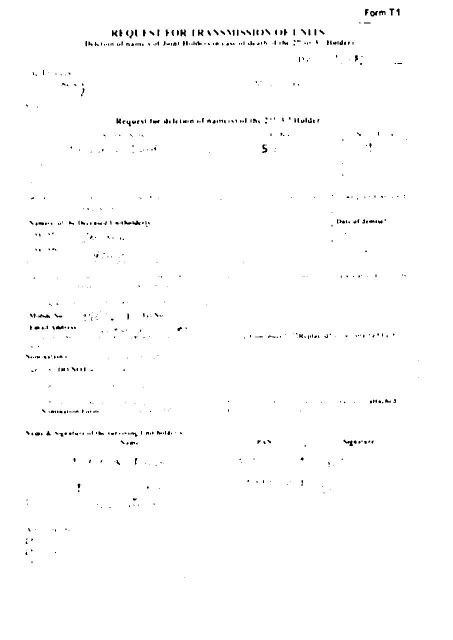
#> input picture ocr/en.jpg, 905 x 1280 px (shown at 1/2 size)
$ jupyter execute --allow-errors ocr.ipynb   (shell and % lines are left out)   (older library calls are emulated)
#> lines starting #> are read from the running program, lines starting #| are printed output that depends on the picture; after the words box and inside, x2 and y2 are one past the last pixel; in counts of white or black regions, pixels touching at a corner belong together
[cell 1]
from PIL import Image
import pytesseract
import argparse
import cv2
import os
import re
import io
import json
import ftfy
from skimage.segmentation import clear_border
from imutils import contours
from IPython.display import Image, display
import imutils
import numpy as np

[cell 2]
pytesseract.pytesseract.tesseract_cmd = r'C:\\Program Files\\Tesseract-OCR\\tesseract.exe'

[cell 3]
from PIL import Image

img = Image.open("en.jpg")
#> img is the input picture: PIL image 905x1280 L; min 0, max 255, mean 252.7

[cell 4]
print(img.format, img.size, img.mode)
#| JPEG (905, 1280) L
img.show()

#> (a cell that did not finish here is left out)

[cell 6]
img = cv2.imread("en.jpg")
#> img: shape (1280, 905, 3); min 0, max 255, mean 252.7

[cell 7]
import cv2
import pytesseract

# Load the image of the bank cheque
cheque_image = cv2.imread('poc1.jpeg')
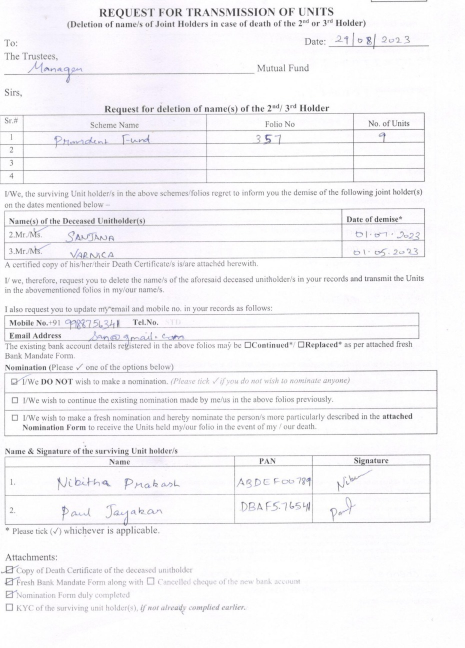
#> input picture ocr/poc1.jpeg, 929 x 1295 px (shown at 1/2 size)
#> cheque_image is the input picture: shape (1295, 929, 3); mean B, G, R 245.8, 243.2, 244.3

# Check if the image was loaded successfully
#> (the rest of this cell did not finish here and is left out)

[cell 8]
import tempfile

import cv2
import numpy as np
from PIL import Image

IMAGE_SIZE = 1800
BINARY_THREHOLD = 180

# [35 lines left out: functions process_image_for_ocr, set_image_dpi, image_smoothening, remove_noise_and_smooth, not called in this run]

[cell 9]
import tempfile
from PIL import Image, ImageFilter

# ...

#im_resized = im.resize(size, Image.ANTIALIAS)  # Use Image.ANTIALIAS from ImageFilter module

import cv2
import numpy as np
from PIL import Image
from IPython.display import Image, display
IMAGE_SIZE = 1800
BINARY_THREHOLD = 180
DPI = 300

def process_image_for_ocr(file_path):
    temp_filename = set_image_dpi(file_path)
    im_new = remove_noise_and_smooth(temp_filename)
    return im_new

def set_image_dpi(file_path):
    im = Image.open(file_path)
    length_x, width_y = im.size
    factor = max(1, int(IMAGE_SIZE / length_x))
    size = factor * length_x, factor * width_y
    im_resized = im.resize(size, Image.LANCZOS)  # Use 'ANTIALIAS' as a string
    temp_file = tempfile.NamedTemporaryFile(delete=False, suffix='.jpg')
    temp_filename = temp_file.name
    im_resized.save(temp_filename, dpi=(DPI, DPI))
    return temp_filename

# The rest of your code...


def image_smoothening(img):
    ret1, th1 = cv2.threshold(img, BINARY_THREHOLD, 255, cv2.THRESH_BINARY)
    ret2, th2 = cv2.threshold(th1, 0, 255, cv2.THRESH_BINARY + cv2.THRESH_OTSU)
    blur = cv2.GaussianBlur(th2, (1, 1), 0)
    ret3, th3 = cv2.threshold(blur, 0, 255, cv2.THRESH_BINARY + cv2.THRESH_OTSU)
    return th3

def remove_noise_and_smooth(file_name):
    img = cv2.imread(file_name, 0)
    filtered = cv2.adaptiveThreshold(img.astype(np.uint8), 255, cv2.ADAPTIVE_THRESH_MEAN_C, cv2.THRESH_BINARY, 41,
                                     3)
    kernel = np.ones((1, 1), np.uint8)
    opening = cv2.morphologyEx(filtered, cv2.MORPH_OPEN, kernel)
    closing = cv2.morphologyEx(opening, cv2.MORPH_CLOSE, kernel)
    img = image_smoothening(img)
    or_image = cv2.bitwise_or(img, closing)
    return or_image

[cell 10]
from PIL import Image

re = process_image_for_ocr('poc1.jpeg')
#> in remove_noise_and_smooth, `filtered = cv2.adaptiveThreshold(img.astype(np.uint8), 255, cv2.ADAPTI..`:
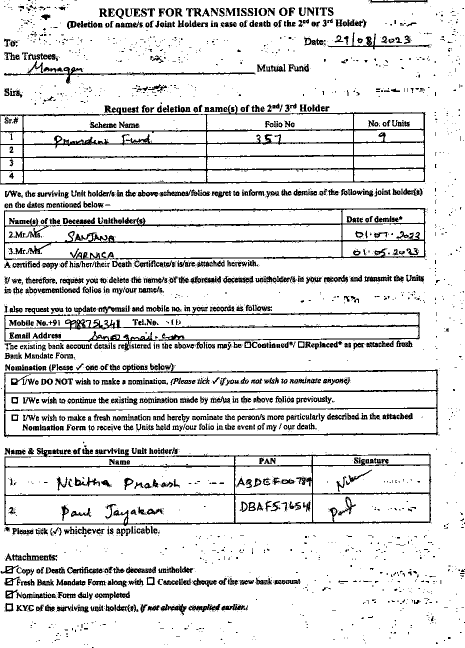
#> filtered: shape (1295, 929) (shown at 1/2 size); 87.7% white; black in thin lines or dots
#> in image_smoothening, `ret1, th1 = cv2.threshold(img, BINARY_THREHOLD, 255, cv2.THRESH_BINARY)`:
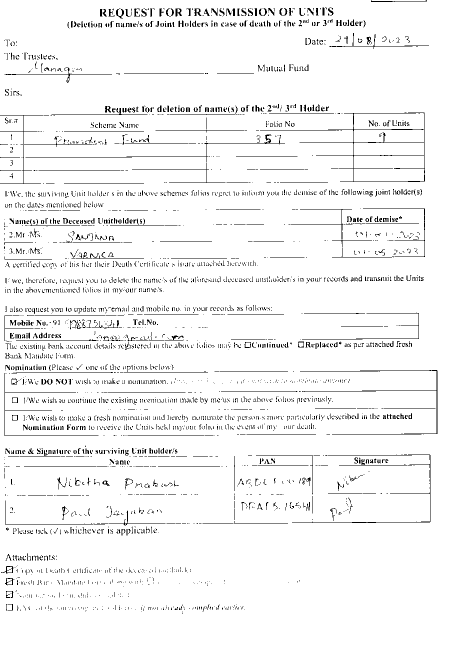
#> th1: shape (1295, 929) (shown at 1/2 size); 95.7% white; black in thin lines or dots, all inside (x1, y1, x2, y2) = (0, 0, 875, 1228)
#> in image_smoothening, `ret1, th1 = cv2.threshold(img, BINARY_THREHOLD, 255, cv2.THRESH_BINARY)`: ret1 = 180
#> in image_smoothening, `ret2, th2 = cv2.threshold(th1, 0, 255, cv2.THRESH_BINARY + cv2.THRESH_..`: ret2 = 0
cv2.imwrite('re.jpg', re)
#> Out = True

[cell 11]
print(re)
#> (printed output is left out)

[cell 12]
from IPython.display import Image, display
Image(filename='re.jpg')

#> (a cell that did not finish here is left out)

[cell 14]
import pytesseract
from PIL import Image, ImageEnhance, ImageFilter
image_name = 'en.jpg'
im = Image.open(image_name)
im = im.filter(ImageFilter.MedianFilter())
#> im: PIL image 905x1280 L
enhancer = ImageEnhance.Contrast(im)
im = enhancer.enhance(2)
im = im.convert('1')
#> im: PIL image 905x1280 1; 99.3% white; 457 black regions (303 under 20 px), largest, box (x1, y1, x2, y2) and area: (740, 22, 756, 33) 105, (361, 59, 372, 72) 103, (687, 880, 706, 892) 102
im.save(image_name)
#> (the rest of this cell did not finish here and is left out)

#> (a cell that did not finish here is left out)

[cell 16]
# [10 lines left out: function set_image_dpi, not called in this run]

image = cv2.imread('poc1.jpeg')
gray = cv2.cvtColor(image, cv2.COLOR_BGR2GRAY)
gray = cv2.GaussianBlur(gray, (5, 5), 0)
edged = cv2.Canny(gray, 10, 50)
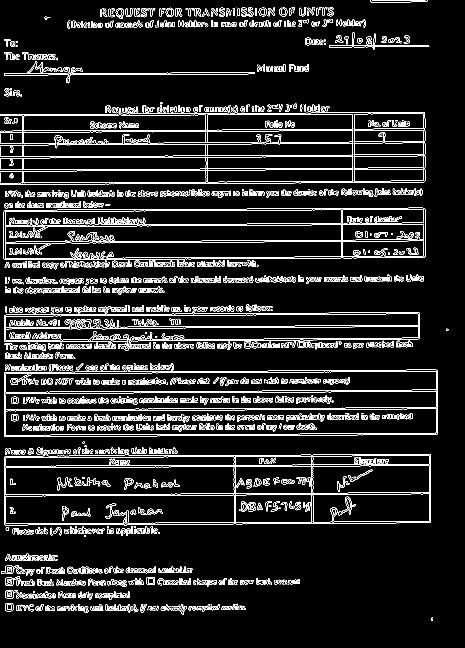
#> edged: shape (1295, 929) (shown at 1/2 size); 8.7% white in thin lines or dots
cnts = cv2.findContours(edged.copy(), cv2.RETR_LIST, cv2.CHAIN_APPROX_SIMPLE)
#> cnts = 3414 contours, 1793 with area under 20; largest, box (x1, y1, x2, y2) and area: (8, 895, 862, 1052) 116682, (8, 726, 876, 874) 111344, (0, 210, 851, 370) 109975, (7, 415, 851, 520) 83715, (7, 419, 683, 520) 61895
cnts = cnts[0] if imutils.is_cv2() else cnts[1]
cnts = sorted(cnts, key=cv2.contourArea, reverse=True)[:5]
#> cnts = 5 contours; box (x1, y1, x2, y2) and area: (8, 895, 862, 1052) 116682, (8, 726, 876, 874) 111344, (0, 210, 851, 370) 109975, (7, 415, 851, 520) 83715, (7, 419, 683, 520) 61895
screenCnt = None
for c in cnts:
    peri = cv2.arcLength(c, True)
    approx = cv2.approxPolyDP(c, 0.02 * peri, True)
    if len(approx) == 4:
        screenCnt = approx
        break
#> this loop made 1 pass
#> (peri, screenCnt) on pass 1: (2633.4, [[8, 914], [10, 1050], [861, 1044], [860, 908]])

cv2.drawContours(image, [screenCnt], -1, (0, 255, 0), 2)
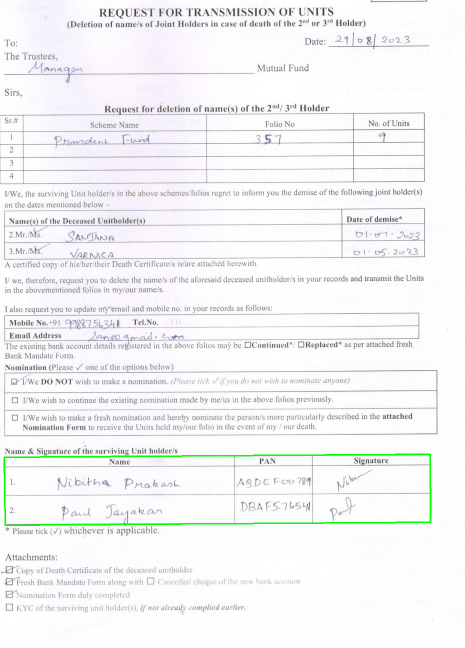
#> image: shape (1295, 929, 3) (shown at 1/2 size); 0.49% of pixels changed, all inside (x1, y1, x2, y2) = (7, 907, 863, 1052)
#> (the rest of this cell did not finish here and is left out)

[cell 17]
import cv2
import numpy as np
import pytesseract

def get_acc(image_path):
    # Read image
    image = cv2.imread(image_path)
    image = cv2.resize(image, (1920, 1080))
    lab = cv2.cvtColor(image, cv2.COLOR_BGR2LAB)
    luminance, a, b = cv2.split(lab)

    hist, bins = np.histogram(luminance, 256, [0, 256])

    mean = int((np.argmax(hist) + np.argmin(hist)) / 2)

    luminance[luminance > mean] = 255
    luminance[luminance <= mean] = 0

    # Read template
    template = cv2.imread('re.jpg', 0)

    # Ensure that the luminance and template images have the same size
    template = cv2.resize(template, (image.shape[1], image.shape[0]))

    thresh = cv2.threshold(template, 150, 255, cv2.THRESH_BINARY | cv2.THRESH_OTSU)[1]

    # Set difference
    diff = cv2.subtract(luminance, template)

    text = pytesseract.image_to_string(diff, config='--oem 1 --psm 3')

    return text

# Example usage:
#> (the rest of this cell did not finish here and is left out)

#> in get_acc, `image = cv2.resize(image, (1920, 1080))`:
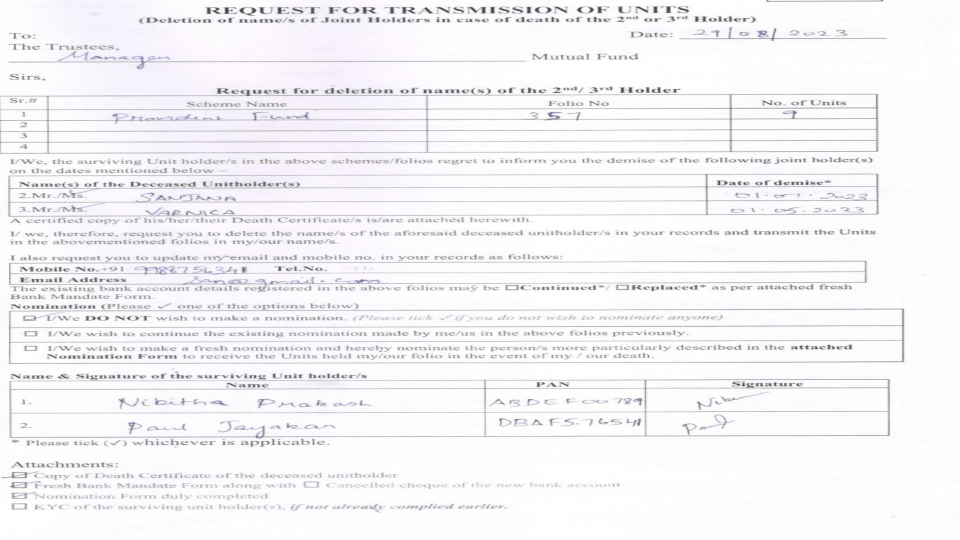
#> image: shape (1080, 1920, 3) (shown at 1/2 size); mean B, G, R 245.7, 243.1, 244.2
#> in get_acc, `lab = cv2.cvtColor(image, cv2.COLOR_BGR2LAB)`: lab: shape (1080, 1920, 3); mean of channels 0, 1, 2 244.8, 128.8, 126.9
#> in get_acc, `hist, bins = np.histogram(luminance, 256, [0, 256])`: hist = 256 values, max 491571 at index 253, min 0 at index 0, mean 8100; bins = 257 values from 0 to 256
#> in get_acc, `mean = int((np.argmax(hist) + np.argmin(hist)) / 2)`: mean = 126
#> in get_acc, `luminance[luminance <= mean] = 0`:
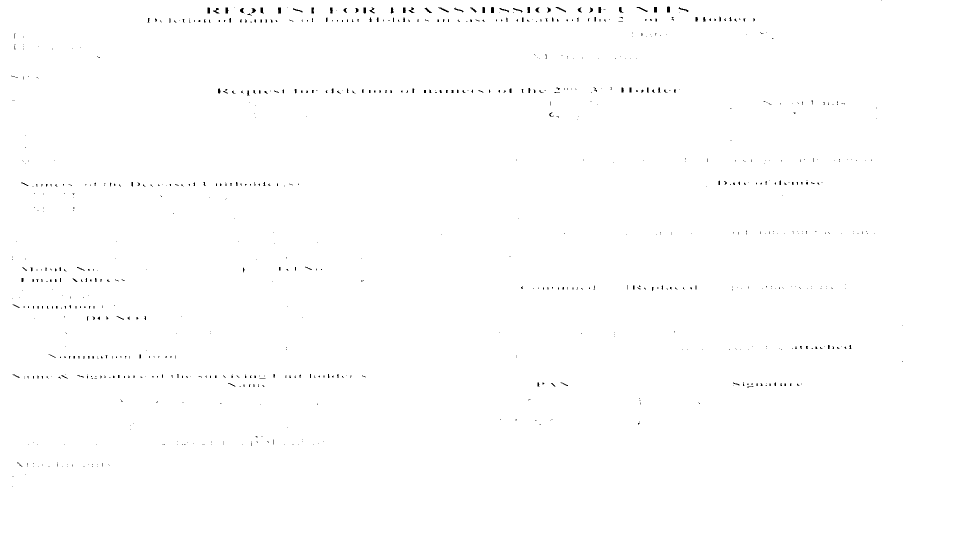
#> luminance: shape (1080, 1920) (shown at 1/2 size); 99.6% white; black in thin lines or dots, all inside (x1, y1, x2, y2) = (22, 1, 1806, 974)
#> in get_acc, `template = cv2.resize(template, (image.shape[1], image.shape[0]))`:
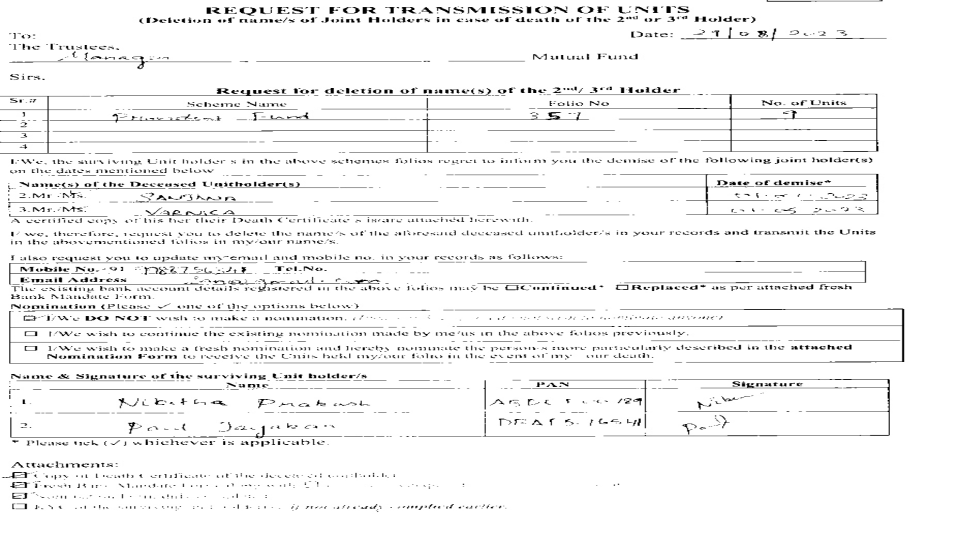
#> template: shape (1080, 1920) (shown at 1/2 size); min 0, max 255, mean 243.8
#> in get_acc, `thresh = cv2.threshold(template, 150, 255, cv2.THRESH_BINARY | cv2.THR..`:
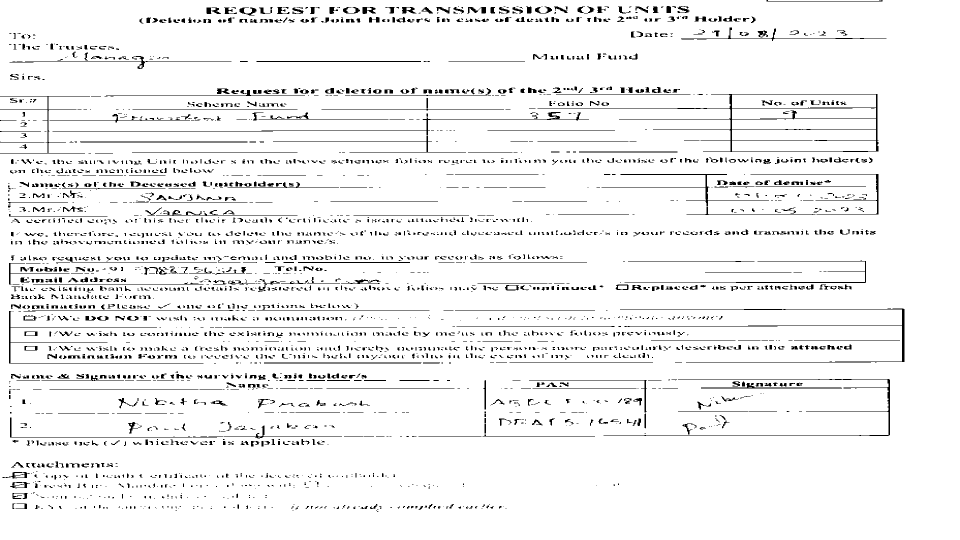
#> thresh: shape (1080, 1920) (shown at 1/2 size); 94.7% white; black in thin lines or dots, all inside (x1, y1, x2, y2) = (0, 0, 1809, 1024)
#> in get_acc, `diff = cv2.subtract(luminance, template)`:
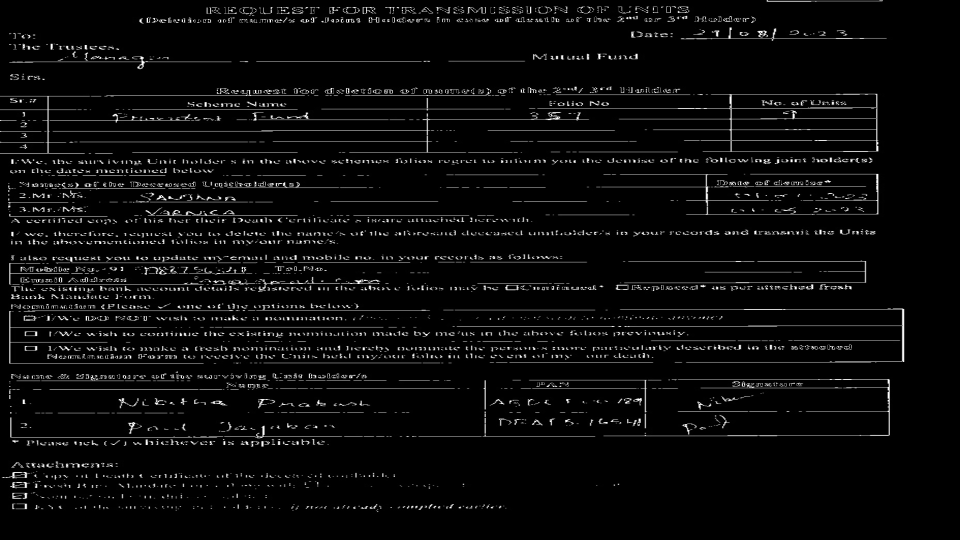
#> diff: shape (1080, 1920) (shown at 1/2 size); min 0, max 255, mean 10.2
print(result)

[cell 18]
custom_config = r'--oem 3 --psm 6 -l eng'  # Use English language, page segmentation mode 6
#> (the rest of this cell did not finish here and is left out)

#> (a cell that did not finish here is left out)

#> (a cell that did not finish here is left out)

[cell 21]
import cv2
import numpy as np
import imutils
from PIL import Image
import tempfile
import pytesseract

# [10 lines left out: function set_image_dpi, not called in this run]

# Load your image and preprocess it
input_image_path = 'poc1.jpeg'
image = cv2.imread(input_image_path)
gray = cv2.cvtColor(image, cv2.COLOR_BGR2GRAY)
gray = cv2.GaussianBlur(gray, (5, 5), 0)
edged = cv2.Canny(gray, 10, 50)

# Find contours in the binary image after applying thresholding
_, thresh = cv2.threshold(edged, 150, 255, cv2.THRESH_BINARY)
cnts = cv2.findContours(thresh.copy(), cv2.RETR_LIST, cv2.CHAIN_APPROX_SIMPLE)
#> cnts = 3414 contours, 1793 with area under 20; largest, box (x1, y1, x2, y2) and area: (8, 895, 862, 1052) 116682, (8, 726, 876, 874) 111344, (0, 210, 851, 370) 109975, (7, 415, 851, 520) 83715, (7, 419, 683, 520) 61895
cnts = cnts[0] if imutils.is_cv2() else cnts[1]

# Filter out small contours
filtered_contours = [c for c in cnts if len(c) > 0]
#> filtered_contours has the same summary as cnts

# Sort the remaining contours by area
sorted_contours = sorted(filtered_contours, key=lambda x: cv2.contourArea(x), reverse=True)[:5]
#> sorted_contours = 5 contours; box (x1, y1, x2, y2) and area: (8, 895, 862, 1052) 116682, (8, 726, 876, 874) 111344, (0, 210, 851, 370) 109975, (7, 415, 851, 520) 83715, (7, 419, 683, 520) 61895
screenCnt = None

for c in sorted_contours:
    peri = cv2.arcLength(c, True)
    approx = cv2.approxPolyDP(c, 0.02 * peri, True)
    if len(approx) == 4:
        screenCnt = approx
        break

# Do further processing here (warping, perspective correction, etc.) if needed

# Example usage of OCR on the processed image
#> (the rest of this cell did not finish here and is left out)
